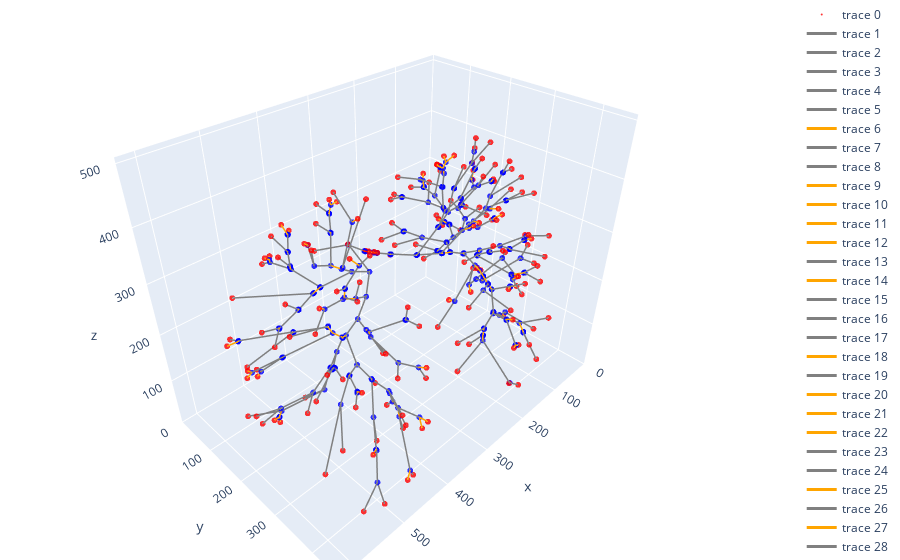

Here is the notebook cell this chart was saved with:
### Code cell
import time
StartTime = time.time()
print('Plotting the 3D Graph ..')
plot_3D(graph)
print(f'Elapsed: {time.time()-StartTime:5.2f}')
